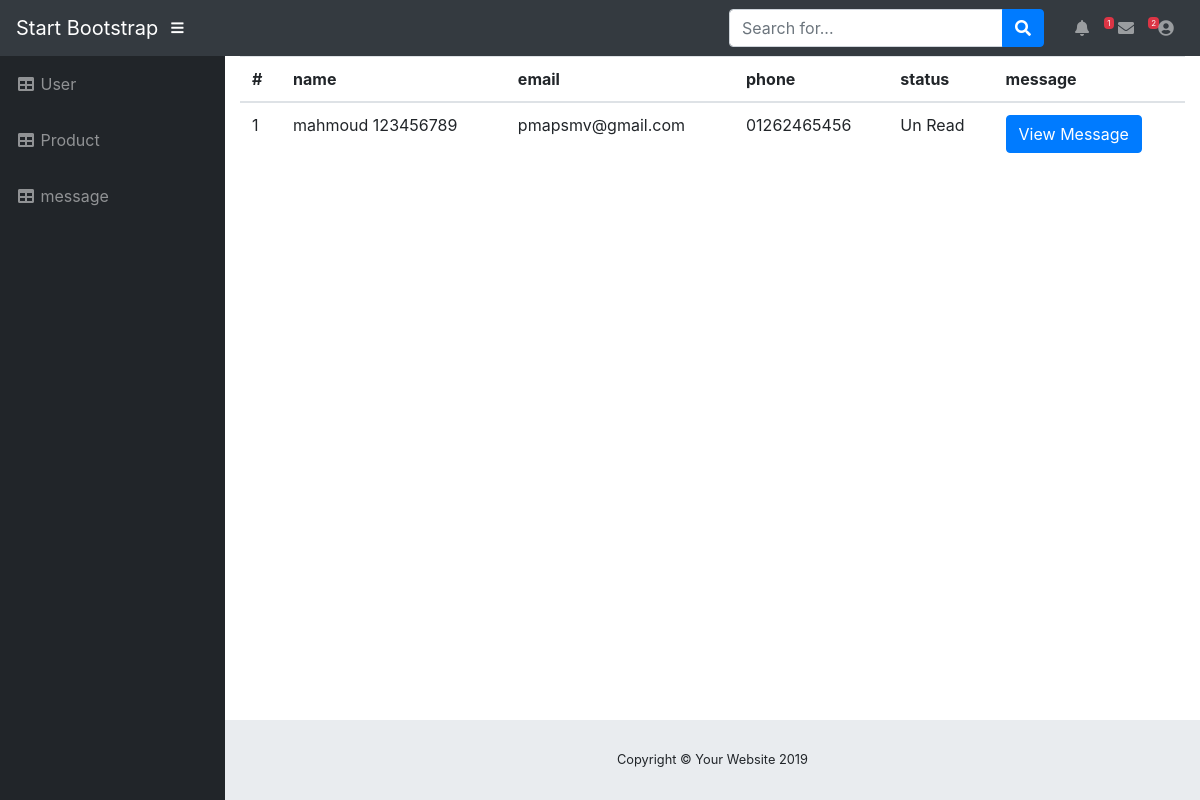
Page /admin/message.php (signed in) on the committed database.
### tables this page shows
CREATE TABLE `message` (
  `id` int(11) NOT NULL,
  `name` varchar(100) NOT NULL,
  `email` varchar(100) NOT NULL,
  `phone` varchar(20) DEFAULT NULL,
  `message` varchar(500) NOT NULL,
  `status` enum('0','1') DEFAULT NULL
);

### admin/message.php (the view, shortened to what this page needs)
<?php
require "style/nav.php";
require "style/sidebar.php";
require "connect.php";
$query = "SELECT * FROM `message`";
$result = mysqli_query($connect, $query);
?>
<div class="container-fluid page-body-wrapper full-page-wrapper ">
    <table class="table w-100">
        <thead>
            <tr>
                <th scope="col">#</th>
                <th scope="col">name</th>
                <th scope="col">email</th>
                <th scope="col">phone</th>
                <th scope="col">status</th>
                <th scope="col">message</th>
            </tr>
        </thead>
        <tbody>
            <?php
            if (mysqli_num_rows($result) > 0) {
                $mes = mysqli_fetch_all($result, MYSQLI_ASSOC);
                foreach ($mes as $key => $value) {
            ?>
            <tr>
                <td scope="col"><?php echo ++$key ?></td>
                <td scope="col"><?php echo $value["name"] ?></td>
                <td scope="col"><?php echo $value["email"] ?></td>
                <td scope="col"><?php echo $value["phone"] ?></td>
                <td class="_td" scope="col"><?php echo ($value["status"] == 0) ? "Un Read" : "Read" ?></td>
                <td>
                    <button im="<?php echo $value["id"] ?>" type="button" class="btn btn-primary _view"
                        data-toggle="modal" data-target="#exampleModal<?php echo $value["id"] ?>">
                        View Message
                    </button>
                </td>
            </tr>
            <?php }
            } ?>
        </tbody>
    </table>
</div>
<?php
require "style/footer.php";
?>

### rows in the picture
message: name "mahmoud 123456789", email "pmapsmv@gmail.com", phone "01262465456", status "Un Read"

### other values in the picture
$num_ms "1"
$count "2"
